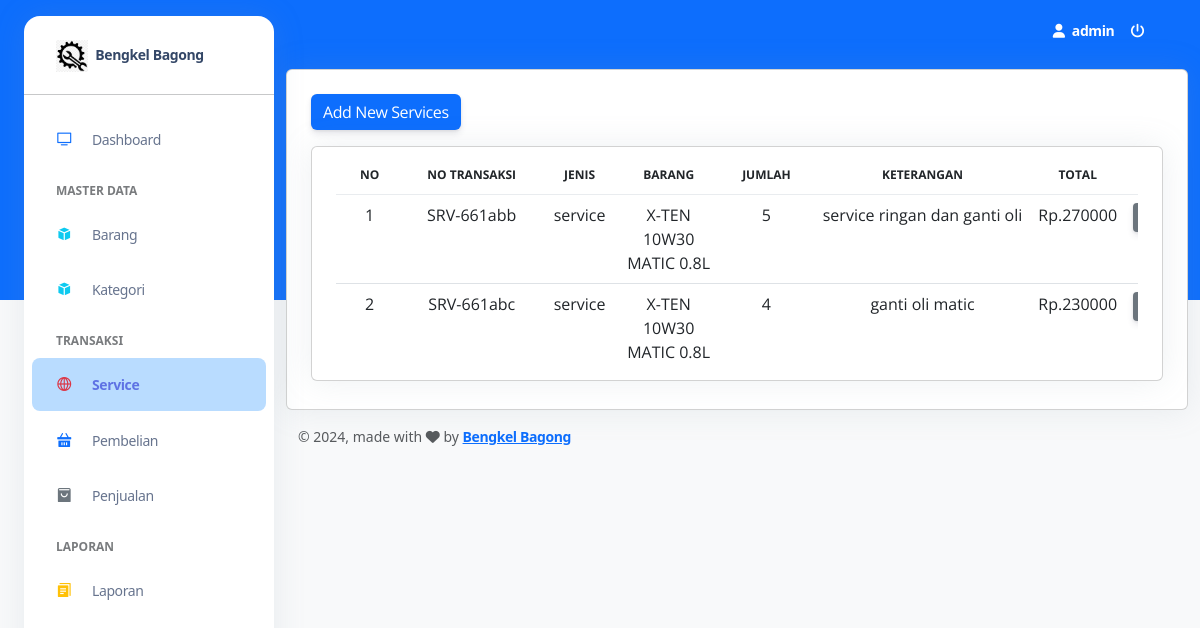
/index.php?page=service&act=list (signed in), run on the app's committed database.
### tables this page shows
CREATE TABLE `transaksi` (
  `id_transaksi` int(11) NOT NULL,
  `no_transaksi` varchar(10) NOT NULL,
  `jenis` enum('pembelian','penjualan','service') DEFAULT NULL,
  `id_detail_pembelian` int(11) DEFAULT NULL,
  `id_detail_penjualan` int(11) DEFAULT NULL,
  `id_detail_service` int(11) DEFAULT NULL,
  `tgl_transaksi` date NOT NULL
);

CREATE TABLE `barang` (
  `id_brg` int(11) NOT NULL,
  `nama_brg` varchar(100) NOT NULL,
  `id_kate` int(11) DEFAULT NULL,
  `harga` int(15) NOT NULL,
  `img` varchar(255) DEFAULT NULL,
  `stok` int(3) NOT NULL
);

CREATE TABLE `detail_service` (
  `id_service` int(11) NOT NULL,
  `id_barang` int(11) DEFAULT NULL,
  `jumlah` int(11) DEFAULT NULL,
  `keterangan` varchar(100) NOT NULL,
  `total_harga_jasa` int(10) NOT NULL,
  `total_harga` int(10) NOT NULL,
  `tgl` date DEFAULT NULL
);

### controllers/KategoriController.php (called while the page is built, shortened)
<?php
   require './config/koneksi.php';
   function query($query)
   {
       global $conn;
       $result = mysqli_query($conn, $query);
       $rows   = array();
       while ($row = mysqli_fetch_assoc($result)) {
           $rows[] = $row;
       }
       return $rows;
   }

### public/service.php (the view, shortened to what this page needs)
<div class="container-fluid py-2">
    <div class="row">
        <div class="col-lg-12">
            <div class="card">
                <div class="card-body">
                    <div class="row">
                        <div class="col-lg-3" style="text-align:left; ">
                            <button type="button" class="btn btn-primary" data-bs-toggle="modal" data-bs-target="#addbarang">
                                Add New Services
                            </button>
                        </div>
                    </div>
                    <div class="row">
                        <div class="col-12">
                            <div class="card mb-1">
                                <div class="card-body px-4 pt-2 pb-2 ">
                                    <div class="table-container">
                                        <div class="table-responsive">
                                            <table id="basicExample" class="table m-0">
                                                <thead>
                                                    <tr>
                                                        <th class="text-center text-uppercase text-xs font-weight-bolder">No
                                                        </th>
                                                        <th class="text-center text-uppercase text-xs font-weight-bolder">
                                                            No Transaksi</th>
                                                        <th class="text-center text-uppercase text-xs font-weight-bolder">
                                                            Jenis</th>
                                                        <th class="text-center text-uppercase text-xs font-weight-bolder">
                                                            barang</th>
                                                        <th class="text-center text-uppercase text-xs font-weight-bolder">
                                                            jumlah</th>
                                                        <th class="text-center text-uppercase text-xs font-weight-bolder">
                                                            keterangan</th>
                                                        <th class="text-center text-uppercase text-xs font-weight-bolder">
                                                            Total</th>
                                                        <th class="text-center text-uppercase text-xs font-weight-bolder">
                                                            Action</th>
                                                    </tr>
                                                </thead>
                                                <tbody>
                                                    <?php
                                                    $no = 1;
                                                    $sql = query("SELECT transaksi.*, detail_service.*, barang.*
                                                    FROM transaksi
                                                    INNER JOIN detail_service ON transaksi.id_detail_service = detail_service.id_service
                                                    INNER JOIN barang ON detail_service.id_barang = barang.id_brg");
                                                    foreach ($sql as $data) :
                                                    ?>
                                                        <tr>
                                                            <td class="text-center"><?= $no++; ?></td>
                                                            <td class="text-center"><?= $data['no_transaksi']; ?></td>
                                                            <td class="text-center"><?= $data['jenis']; ?></td>
                                                            <td class="text-center  text-wrap"><?= $data['nama_brg']; ?></td>
                                                            <td class="text-center"><?= $data['jumlah']; ?></td>
                                                            <td class="text-center"><?= $data['keterangan']; ?></td>
                                                            <td class="text-center">Rp.<?= $data['total_harga']; ?></td>
                                                            <td class="text-center">
                                                                <a href="./public/invoice/printService.php?kode=<?= base64_encode($data['id_detail_service']); ?>" class="btn btn-secondary btn-sm">
                                                                </a>
                                                            </td>
                                                        </tr>
                                                    <?php
                                                    endforeach;
                                                    ?>
                                                </tbody>
                                            </table>
                                        </div>
                                    </div>
                                </div>
                            </div>
                        </div>
                    </div>
                </div>
            </div>
        </div>
    </div>

### index.php (shortened to what this page needs)
<!DOCTYPE html>
<html lang="en">
<head>
  <link href="./assets/css/nucleo-icons.css" rel="stylesheet" />
  <link href="./assets/css/nucleo-svg.css" rel="stylesheet" />
  <link href="./assets/css/nucleo-svg.css" rel="stylesheet" />
  <link href="https://cdnjs.cloudflare.com/ajax/libs/twitter-bootstrap/5.3.0/css/bootstrap.min.css" rel="stylesheet" />
  <link href="https://cdn.datatables.net/2.0.3/css/dataTables.bootstrap5.css" rel="stylesheet" />
  <link id="pagestyle" href="./assets/css/argon-dashboard.css?v=2.0.4" rel="stylesheet" />
  <link rel="stylesheet" href="https://cdnjs.cloudflare.com/ajax/libs/twitter-bootstrap/5.3.0/css/bootstrap.min.css" />
  <link rel="stylesheet" href="https://cdn.datatables.net/2.0.3/css/dataTables.bootstrap5.css" />
</head>
<?php
require_once  'config/koneksi.php';
if (isset($_SESSION["ses_username"]) == "") {
  header("location: ./login.php");
} else {
  $data_nama = $_SESSION["ses_nama"];
  $now = date_create();
  $formattedDate = $now->format('Y-m-d');
}
require './controllers/KategoriController.php';
require './controllers/PenjualanController.php';
?>
<body class="g-sidenav-show   bg-gray-100">
  <aside class="sidenav bg-white navbar navbar-vertical navbar-expand-xs border-0 border-radius-xl my-3 fixed-start ms-4 " id="sidenav-main">
    <div class="sidenav-header">
      <a class="navbar-brand m-0" href="?page=dashboard&act=view">
        <img src="./assets/img/logo-ct-dark.png" class="navbar-brand-img h-100" alt="main_logo" sizes="76x76">
        <span class="ms-1 font-weight-bold">Bengkel Bagong</span>
      </a>
    </div>
    <hr class="horizontal dark mt-0">
    <div class="collapse navbar-collapse  w-auto " id="sidenav-collapse-main">
      <ul class="navbar-nav">
        <li class="nav-item">
          <a class="nav-link <?php if ($_GET['page'] == 'dashboard') {
                                echo 'active';
                              } ?>" href="?page=dashboard&act=view">
            <div class="icon icon-shape icon-sm border-radius-md text-center me-2 d-flex align-items-center justify-content-center">
              <i class="ni ni-tv-2 text-primary text-sm opacity-10"></i>
            </div>
            <span class="nav-link-text ms-1">Dashboard</span>
          </a>
        </li>
        <li class="nav-item mt-3">
          <h6 class="ps-4 ms-2 text-uppercase text-xs font-weight-bolder opacity-6">Master Data</h6>
        </li>
        <li class="nav-item">
          <a class="nav-link <?php if ($_GET['page'] == 'barang') {
                                echo 'active';
                              } ?>" href="?page=barang&act=list">
            <div class="icon icon-shape icon-sm border-radius-md text-center me-2 d-flex align-items-center justify-content-center">
              <i class="ni ni-app text-info text-sm opacity-10"></i>
            </div>
            <span class="nav-link-text ms-1">Barang</span>
          </a>
        </li>
        <li class="nav-item">
          <a class="nav-link  <?php if ($_GET['page'] == 'kategori') {
                                echo 'active';
                              } ?>" href="?page=kategori&act=list">
            <div class="icon icon-shape icon-sm border-radius-md text-center me-2 d-flex align-items-center justify-content-center">
              <i class="ni ni-app text-info text-sm opacity-10"></i>
            </div>
            <span class="nav-link-text ms-1">Kategori</span>
          </a>
        </li>
        <li class="nav-item mt-3">
          <h6 class="ps-4 ms-2 text-uppercase text-xs font-weight-bolder opacity-6">Transaksi</h6>
        </li>
        <li class="nav-item">
          <a class="nav-link <?php if ($_GET['page'] == 'service') {
                                echo 'active';
                              } ?>" href="?page=service&act=list">
            <div class="icon icon-shape icon-sm border-radius-md text-center me-2 d-flex align-items-center justify-content-center">
              <i class="ni ni-world-2 text-danger text-sm opacity-10"></i>
            </div>
            <span class="nav-link-text ms-1">Service</span>
          </a>
        </li>
        <li class="nav-item">
          <a class="nav-link <?php if ($_GET['page'] == 'pembelian') {
                                echo 'active';
                              } ?>" href="?page=pembelian&act=list">
            <div class="icon icon-shape icon-sm border-radius-md text-center me-2 d-flex align-items-center justify-content-center">
              <i class="ni ni-basket text-primary text-sm opacity-10"></i>
            </div>
            <span class="nav-link-text ms-1">Pembelian</span>
          </a>
        </li>
        <li class="nav-item">
          <a class="nav-link <?php if ($_GET['page'] == 'penjualan') {
                                echo 'active';
                              } ?>" href="?page=penjualan&act=list">
            <div class="icon icon-shape icon-sm border-radius-md text-center me-2 d-flex align-items-center justify-content-center">
              <i class="ni ni-bag-17 text-secondary text-sm opacity-10"></i>
            </div>
            <span class="nav-link-text ms-1">Penjualan</span>
          </a>
        </li>
        <li class="nav-item mt-3">
          <h6 class="ps-4 ms-2 text-uppercase text-xs font-weight-bolder opacity-6">Laporan</h6>
        </li>
        <li class="nav-item">
          <a class="nav-link <?php if ($_GET['page'] == 'laporan') {
                                echo 'active';
                              } ?>" href="?page=laporan&act=list&tgl=<?= $formattedDate; ?>">
            <div class="icon icon-shape icon-sm border-radius-md text-center me-2 d-flex align-items-center justify-content-center">
              <i class="ni ni-single-copy-04 text-warning text-sm opacity-10"></i>
            </div>
            <span class="nav-link-text ms-1">Laporan</span>
          </a>
        </li>
      </ul>
    </div>
  </aside>
  <main class="main-content position-relative border-radius-lg ">
    <nav class="navbar navbar-main navbar-expand-lg px-0 mx-4 shadow-none border-radius-xl " id="navbarBlur" data-scroll="false">
      <div class="container-fluid py-1 px-3">
        <div class="collapse navbar-collapse mt-sm-0 mt-2 me-md-0 me-sm-4" id="navbar">
          <ul class="navbar-nav  justify-content-start">
            <li class="nav-item d-flex align-items-center">
              <a href="javascript:;" class="nav-link text-white font-weight-bold px-0">
                <i class="fa fa-user me-sm-1"></i>
                <span class="d-sm-inline d-none"><?= $data_nama ?></span>
              </a>
            </li>
            <li class="nav-item px-3 d-flex align-items-center">
              <a href="logout.php" class="nav-link text-white p-0" onclick="return confirm('Anda yakin keluar dari aplikasi ?')">
                <i class="fas fa-power-off"></i>
              </a>
            </li>
          </ul>
        </div>
      </div>
    </nav>
    <?php
    if (isset($_GET['page'])) {
      $hal = $_GET['page'];
      switch ($hal) {
        case 'service':
          include('./public/service.php');
          break;
      }
    } else {
    }
    ?>
    <footer class="footer pt-3  ">
      <div class="container-fluid">
        <div class="row align-items-center justify-content-lg-between">
          <div class="col-lg-6 mb-lg-0 mb-4">
            <div class="copyright text-center text-sm text-muted text-lg-start">
              © ,
              made with <i class="fa fa-heart"></i> by
              <a href="https://www.google.com/maps/place/BENGKEL+MOTOR+BAGONG/@-5.3727412,104.965768,11z/data=!4m10!1m2!2m1!1sbengkel+bagong+bandar+lampung!3m6!1s0x2e40dace1b6653e7:0x673c0f397fb43fa1!8m2!3d-5.3727412!4d105.2541591!15sCh1iZW5na2VsIGJhZ29uZyBiYW5kYXIgbGFtcHVuZ-ABAA!16s%2Fg%2F11ksh2qhrc?entry=ttu" class="font-weight-bold" target="_blank">Bengkel Bagong</a>
            </div>
          </div>
        </div>
      </div>
    </footer>
  </main>
</body>
</html>

### assets/css/nucleo-svg.css (style rules this page uses)
.icon { display: inline-block; color: #111111; height: 1em; width: 1em; }
.icon-sm { height: 0.8em; width: 0.8em; }
.icon { fill: currentColor; stroke: none; }

### data on the page
transaksi: no_transaksi "SRV-661abb", jenis "service", barang.nama_brg "X-TEN 10W30 MATIC 0.8L", id_detail_service.jumlah "5", id_detail_service.keterangan "service ringan dan ganti oli", id_detail_service.total_harga "270000"
transaksi: no_transaksi "SRV-661abc", jenis "service", barang.nama_brg "X-TEN 10W30 MATIC 0.8L", id_detail_service.jumlah "4", id_detail_service.keterangan "ganti oli matic", id_detail_service.total_harga "230000"

### other printed values
$data_nama "admin"
